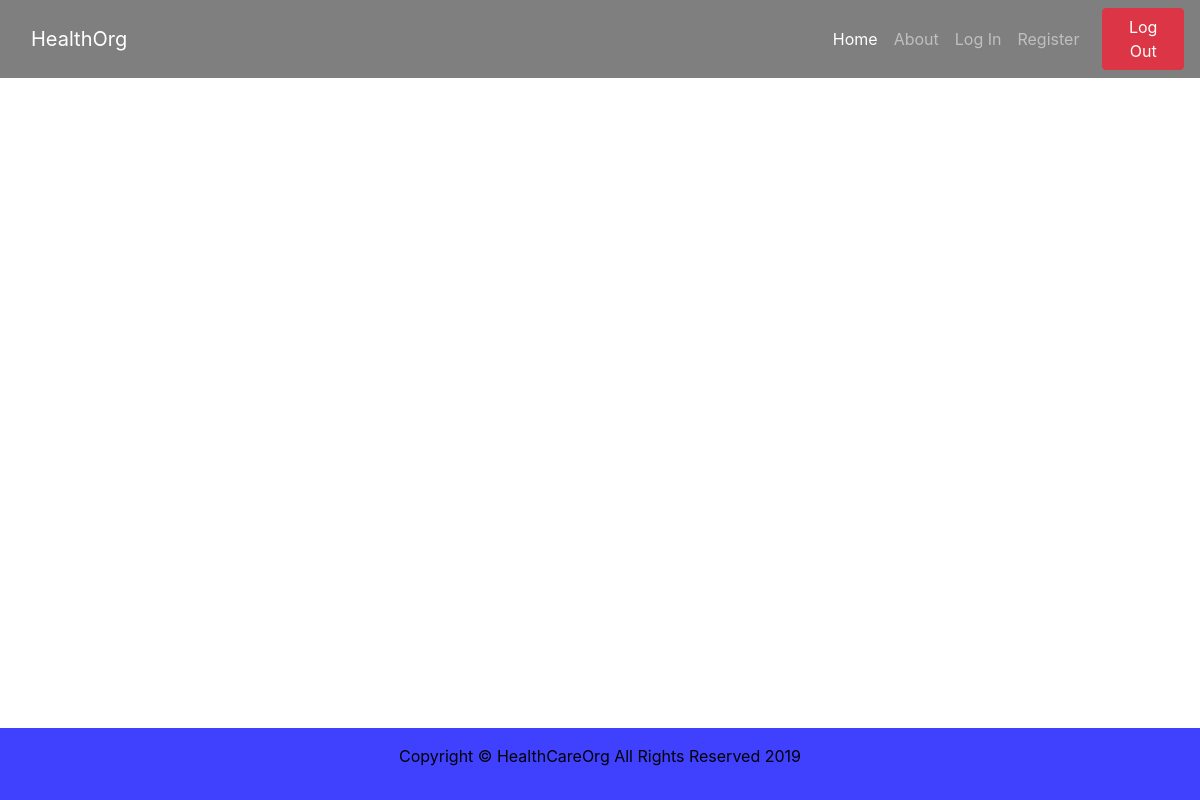
Page /main/ on the earlier database version.
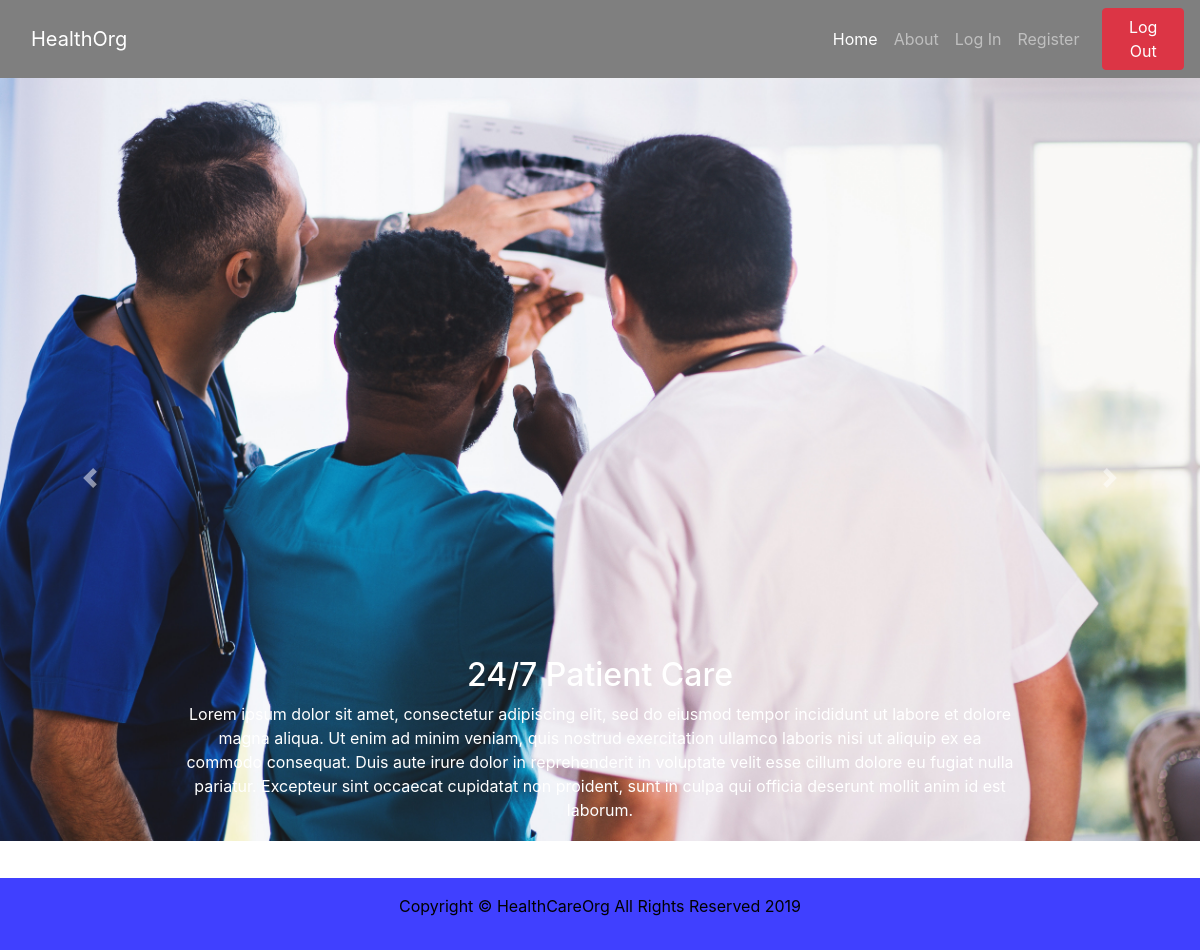
Same page on the later database version.
### main/models.py (models this page shows, shortened)
class Service(models.Model):
    name = models.CharField(max_length=100)
    description = models.TextField(max_length=1000)
    picture = models.ImageField(upload_to='static')
    class Meta:
        verbose_name = "Service"

### main/views.py (the view)
# urls.py: path('', index),
def index(request):
    services = Service.objects.all()[:5]
    return render(request,'main/index.html', {'services':services})

### templates/main/index.html (shortened to what this page needs)
{% extends 'base.html' %}
{% load static %}
{% block content %}
{% include 'partials/_header.html' %}
<main>
    <article class="homePage">
        <div id="carouselExampleCaptions" class="carousel slide" data-ride="carousel">
            <ol class="carousel-indicators">
                <li data-target="#carouselExampleCaptions" data-slide-to="0" class="active"></li>
                <li data-target="#carouselExampleCaptions" data-slide-to="1"></li>
                <li data-target="#carouselExampleCaptions" data-slide-to="2"></li>
            </ol>
            <div class="carousel-inner">
                {% for service in services %}
                    <div class="carousel-item">
                        <img src="{% static service.picture.url %}" class="d-block w-100">
                        <div class="carousel-caption d-none d-md-block">
                            <h2>{{service.name}}</h2>
                            <p>{{service.description}}</p>
                        </div>
                    </div>
                {% endfor %}
            </div>
            <a class="carousel-control-prev" href="#carouselExampleCaptions" role="button" data-slide="prev">
                <span class="carousel-control-prev-icon" aria-hidden="true"></span>
            </a>
            <a class="carousel-control-next" href="#carouselExampleCaptions" role="button" data-slide="next">
                <span class="carousel-control-next-icon" aria-hidden="true"></span>
            </a>
        </div>
    </article>
</main>
{% endblock %}

Differences in the rows shown:
added Service: picture (picture), name "24/7 Patient Care", description "Lorem ipsum dolor sit amet, consectetur adipiscing elit, sed do eiusmod tempor incididunt ut labore et dolore magna aliqua. Ut enim ad minim veniam, quis nostrud exercitation ullamco laboris nisi ut aliquip ex ea commodo consequat. Duis aute irure dolor in reprehenderit in voluptate velit esse cillum dolore eu fugiat nulla pariatur. Excepteur sint occaecat cupidatat non proident, sunt in culpa qui officia deserunt mollit anim id est laborum."
